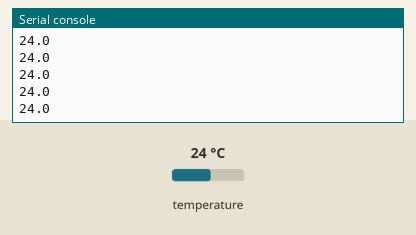
Bench run of a program on a simulated Raspberry Pi Pico running MicroPython. Shown: the last lines printed to the serial console. Inputs (shaded band) come from the test bench; at power-on: temperature 24 °C.

Above: at 1.2 s.
1.3 s: temperature set to 12 °C
At 1.56 s:
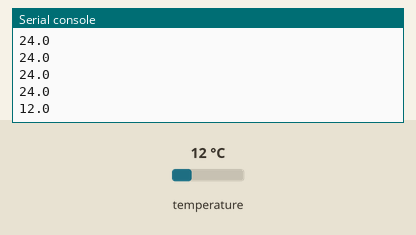
2.8 s: temperature set to 19 °C
At 2.96 s:
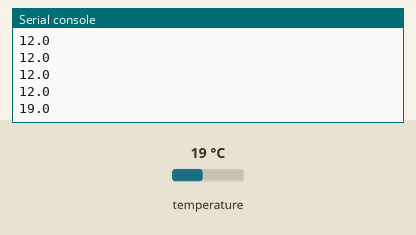
Timing chart, 0 to 5.8 s (numbered marks = the images above; inputs shaded):
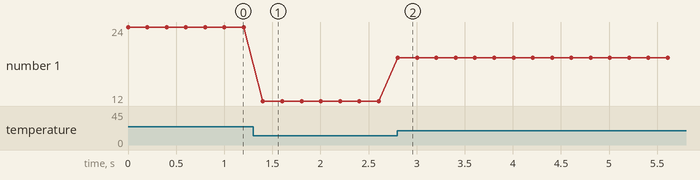

Measured:
- after the input at 1.3 s, the serial console: prints a new line after 0.10 s (image 1)
- after the input at 2.8 s, the serial console: prints a new line at once (image 2)
- plotted number 1: 24 → 12 after the input at 1.3 s, 12 → 19 after the input at 2.8 s

The program:

AE-ADT7410.py
```python
"""
  AE-ADT7410 Temperature sensor
    akizuki : M-06675

  I2C
    bass addr : 0x48
    scl       : GPIO13
    sda       : GPIO12

[shell]
>>> from machine import Pin, I2C
>>> i2c = I2C( 0, scl=Pin(13), sda=Pin(12) )
>>> i2c.scan()
[72]
"""
#define
I2C_ADR       = 0x48
I2C_GROUP_NUM = 0
I2C_SCL_GPIO  = 13
I2C_SDA_GPIO  = 12

from machine import Pin, I2C
import utime

i2c = I2C( I2C_GROUP_NUM, scl=Pin(I2C_SCL_GPIO), sda=Pin(I2C_SDA_GPIO) )

while True:
    data = i2c.readfrom_mem( I2C_ADR, 0x00, 2 )
    temp = (data[0] << 8 | data[1]) >> 3
    if( temp >= 4096 ):
        temp -= 8192
    temp = temp * 0.0625
    print(temp)

    utime.sleep(0.2)
```
